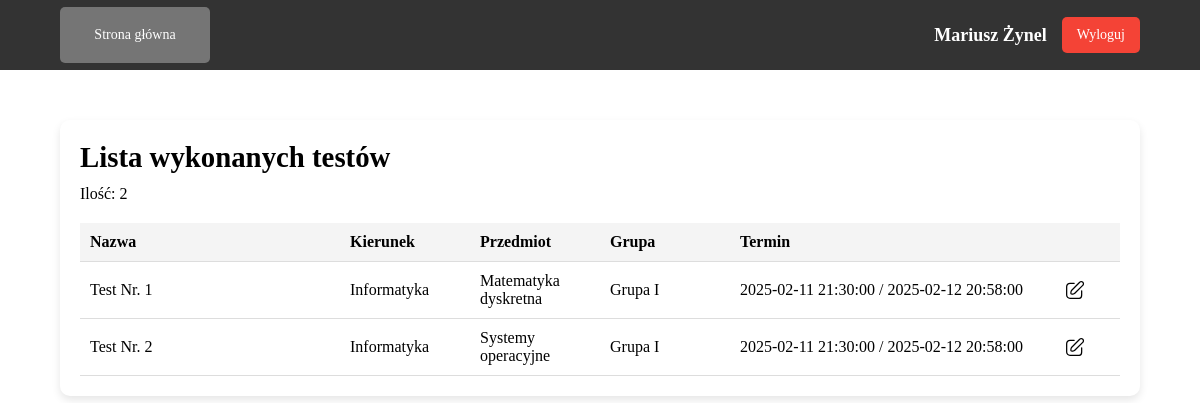
Before: /teacher/completed_tests.php (signed in) with the older database file.
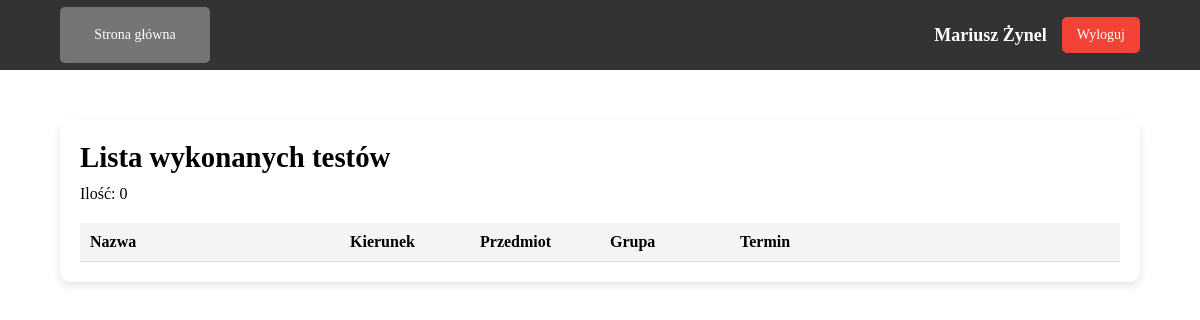
After: the same page with the newer database file.
### tables this page shows
CREATE TABLE `tTesty` (
  `ID` int NOT NULL,
  `nazwa` varchar(255) DEFAULT NULL,
  `data_utworzenia` timestamp NULL DEFAULT CURRENT_TIMESTAMP,
  `data_rozpoczecia` datetime DEFAULT NULL,
  `data_zakonczenia` datetime DEFAULT NULL,
  `czas_trwania` int DEFAULT NULL,
  `ilosc_prob` int DEFAULT NULL,
  `id_grupy` int DEFAULT NULL,
  `id_wykladowcy` int DEFAULT NULL,
  `id_przedmiotu` int NOT NULL,
  `id_kierunku` int NOT NULL
);

CREATE TABLE `tKierunki` (
  `ID` int NOT NULL,
  `nazwa` varchar(255) NOT NULL,
  `uwagi` text
);

CREATE TABLE `tPrzedmioty` (
  `ID` int NOT NULL,
  `nazwa` varchar(100) NOT NULL,
  `uwagi` text,
  `id_kierunku` int DEFAULT NULL
);

CREATE TABLE `tGrupy` (
  `ID` int NOT NULL,
  `rok` year NOT NULL,
  `nazwa` varchar(255) NOT NULL,
  `id_wykladowcy` int NOT NULL,
  `id_przedmiotu` int NOT NULL,
  `id_kierunku` int NOT NULL
);

### public/teacher/completed_tests.php (the view, shortened to what this page needs)
<?php
    require_once('../../config/connect.php');
    $user_id = $_SESSION['user_id'];
    function getCompletedTestsCount($conn, $teacher_id){
        $query = "SELECT COUNT(*) AS liczba_zakonczonych_testow
                    FROM tTesty
                    WHERE data_zakonczenia IS NOT NULL
                    AND data_zakonczenia <= NOW()
                    AND id_wykladowcy = $teacher_id";
        $result = mysqli_query($conn, $query);
        return mysqli_fetch_assoc($result)['liczba_zakonczonych_testow'];
    }
    $completedTestCount = getCompletedTestsCount($conn, $user_id);
    function getCompletedTestInfo($conn, $user_id){
        $query = "SELECT t.*, g.nazwa as nazwa_grupy, p.nazwa AS nazwa_przedmiotu, k.nazwa AS nazwa_kierunku
                    FROM tTesty t
                    JOIN tGrupy g ON t.id_grupy = g.ID
                    JOIN tPrzedmioty p ON t.id_przedmiotu = p.ID
                    JOIN tKierunki k ON t.id_kierunku = k.ID
                    LEFT JOIN tProbyTestu pt ON t.ID = pt.ID
                    WHERE t.id_wykladowcy = $user_id
                    AND t.data_zakonczenia <= NOW()
                    ORDER BY t.data_zakonczenia DESC";
        $result = mysqli_query($conn, $query);
        return $result;
    }
    $testInfo = getCompletedTestInfo($conn, $user_id);
    function getGroupDetails($conn, $test_id){
        $query = "
        SELECT
            t.id_grupy,
            g.ID AS id_grupy,
            g.nazwa AS nazwa_grupy,
            g.rok AS rok_grupy,
            COUNT(gs.id_studenta) AS liczba_studentów,
            GROUP_CONCAT(CONCAT(s.imie, ' ', s.nazwisko, ' (', s.nr_albumu, ')') SEPARATOR '; ') AS studenci
        FROM tTesty t
        JOIN tGrupy g ON t.id_grupy = g.ID
        LEFT JOIN tGrupyStudenci gs ON g.ID = gs.id_grupy
        LEFT JOIN tStudenci s ON gs.id_studenta = s.id
        WHERE t.id = $test_id
        GROUP BY t.id_grupy, g.ID, g.nazwa, g.rok;
    ";
    $result = mysqli_query($conn, $query);
    return $result;
    }
?>
<!DOCTYPE html>
<html lang="en">
<head>
    <link rel="stylesheet" href="../../assets/css/main.css">
</head>
<body>
    <header>
        <div class="header-content">
            <div class="left-header">
                <a class="nav-btn" href="teacher_dashboard.php">Strona główna</a>
            </div>
            <div class="right-header">
                <span class="name"><?php echo $_SESSION['user_name'] . ' ' . $_SESSION['user_surname']; ?></span>
                <?php
                    include('../../includes/logout_modal.php');
                ?>
            </div>
        </div>
    </header>
    <main class="main">
        <div class="container">
            <div class="title">
                <h1>Lista wykonanych testów</h1>
            </div>
            <p>Ilość: <?php echo $completedTestCount; ?></p>
            <table>
                <thead>
                    <tr>
                        <th style="width: 20%;">Nazwa</th>
                        <th style="width: 10%;">Kierunek</th>
                        <th style="width: 10%;">Przedmiot</th>
                        <th style="width: 10%;">Grupa</th>
                        <th style="width: 25%;">Termin</th>
                        <th style="width: 5%;"></th>
                    </tr>
                </thead>
                <tbody>
                    <?php while ($testData = mysqli_fetch_assoc($testInfo)): ?>
                        <tr>
                            <td><?php echo $testData['nazwa']; ?></td>
                            <td><?php echo $testData['nazwa_kierunku']; ?></td>
                            <td><?php echo $testData['nazwa_przedmiotu']; ?></td>
                            <td>
                                <?php
                                    $test_id = $testData['ID'];
                                    $groupDetails = getGroupDetails($conn, $test_id);
                                    if ($groupDetails && $group = mysqli_fetch_assoc($groupDetails)) {
                                        $studentList = $group['studenci'];
                                        echo "<span class='group-name' data-students='$studentList'>{$group['nazwa_grupy']}</span>";
                                    } else {
                                        echo 'Brak grupy';
                                    }
                                ?>
                            </td>
                            <td><?php echo $testData['data_rozpoczecia'] . " / " .  $testData['data_zakonczenia']; ?></td>
                            <td>
                                <a href="test_details.php?test_id=<?php echo $testData['ID']; ?>" class="btn-edit">
                                    <img src="../../assets/images/icons/edit.svg" class="edit-icon">
                                </a>
                            </td>
                        </tr>
                    <?php endwhile; ?>
                </tbody>
            </table>
        </div>
    </main>
</body>
</html>

Changed rows visible on the page:
removed ttesty: nazwa "Test Nr. 1", id_kierunku.nazwa "Informatyka", id_przedmiotu.nazwa "Matematyka dyskretna", id_grupy.nazwa "Grupa I", data_rozpoczecia "2025-02-11 21:30:00", data_zakonczenia "2025-02-12 20:58:00"
removed ttesty: nazwa "Test Nr. 2", id_kierunku.nazwa "Informatyka", id_przedmiotu.nazwa "Systemy operacyjne", id_grupy.nazwa "Grupa I", data_rozpoczecia "2025-02-11 21:30:00", data_zakonczenia "2025-02-12 20:58:00"
Other visible differences:
$completedTestCount: "2" → "0"
